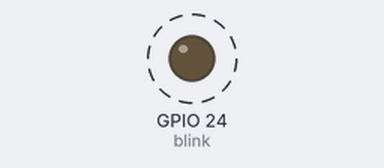
This program was run on a simulated Raspberry Pi (BCM pin numbers). Parts: output pins drawn as LEDs (lit = HIGH). Dashed ring = blinking. The clock reads 2024-03-15 10:24:30 at power-on unless the program sets it.

Above: at 0.05 s.
Timing chart, 0 to 3.0 s (numbered marks = the images above):
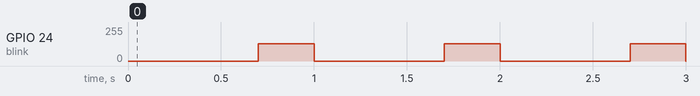

Measured:
- by itself, GPIO 24 (blink): alternates 128/255 for 0.30 s and 0/255 for 0.70 s

The program:

PWMpiezo.py
```python
import RPi.GPIO as GPIO
import time
from datetime import datetime
GPIO.setwarnings(False)
GPIO.setmode(GPIO.BCM)
GPIO.setup(24,GPIO.OUT)
blink = GPIO.PWM(24,500)
blink.start(0)
while True:
	da=datetime.now()
	microsec=da.microsecond
	if microsec > 700000:
		blink.ChangeDutyCycle(50)
	else:
		blink.ChangeDutyCycle(0)
```
